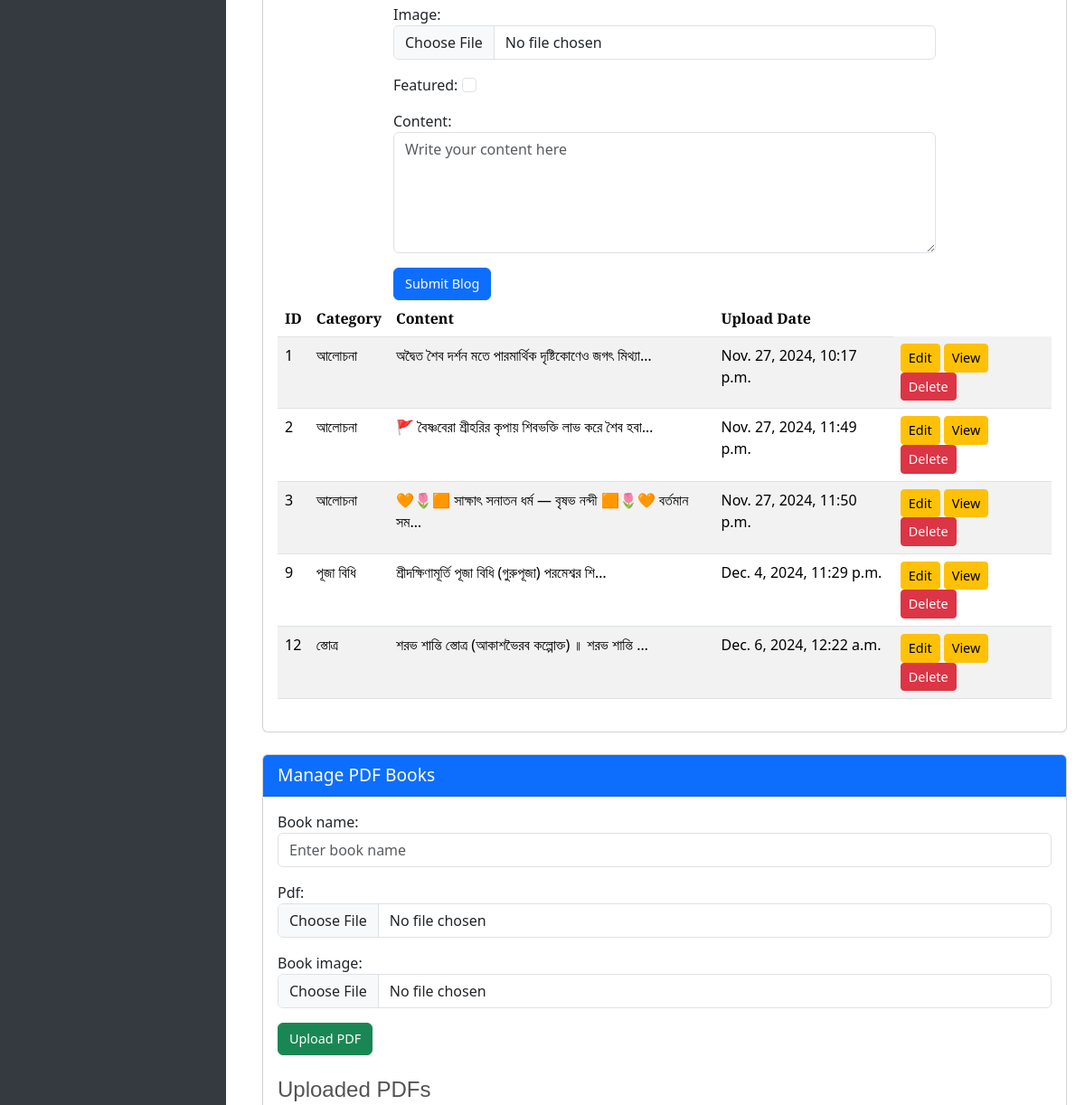
/account/dashboard/ (signed in, middle part), run on an earlier commit of the app's database.
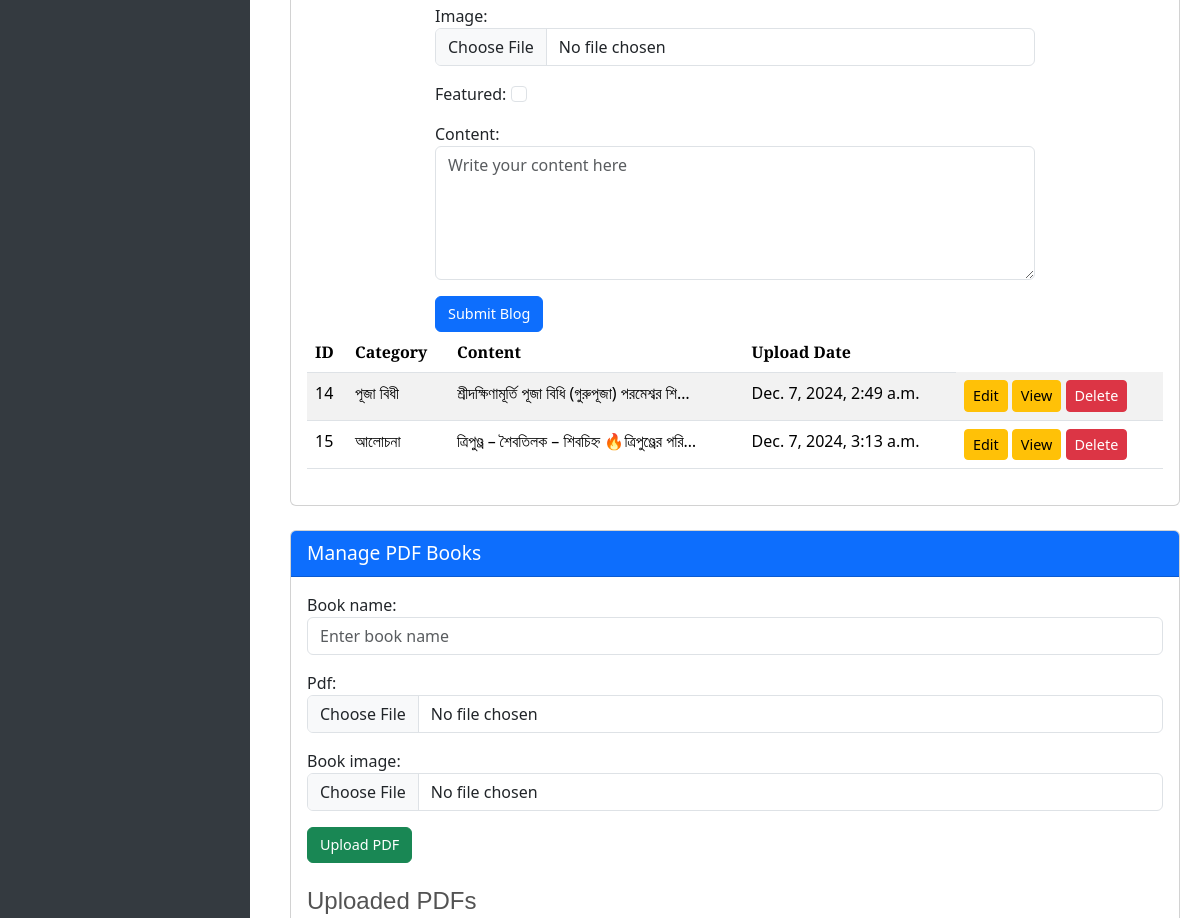
And on a later commit of the database.
### home/models.py (models this page shows, shortened)
class HomeBlog(models.Model):
    category = models.ForeignKey(Category, on_delete=models.CASCADE, related_name="blogs", verbose_name="Category")  # Blog category
    slug = models.SlugField(unique=True, verbose_name="Slug")  # URL-friendly slug for each blog
    published_date = models.DateTimeField(auto_now_add=True, verbose_name="Published Date")  # When the blog is published
    image = models.ImageField(upload_to='photos/blogs', blank=True, null=True, verbose_name="Image")  # Blog image
    is_featured = models.BooleanField(default=False, verbose_name="Featured")  # Whether the blog is featured
    content = models.TextField(verbose_name="Content")  # Full content of the blog post
    author = models.ForeignKey(settings.AUTH_USER_MODEL, on_delete=models.CASCADE, related_name="blogs", verbose_name="Author", default=1)
    class Meta:
        verbose_name = 'HomeBlog'
        verbose_name_plural = 'Home Blogs'

class Category(models.Model):
    name = models.CharField(max_length=100, unique=True, verbose_name="Category Name")
    slug = models.SlugField(unique=True, verbose_name="Slug")
    class Meta:
        verbose_name = "Category"
        verbose_name_plural = "Categories"
    def __str__(self):
        return self.name

### account/views.py (the view, shortened to what this page needs)
# urls.py: path('dashboard/', views.dashboard, name='dashboard'),
@login_required
@user_passes_test(is_admin, login_url='home')
def dashboard(request):
    blogs = HomeBlog.objects.filter(author=request.user)
    categories = Category.objects.all()
    books = Books.objects.all()
    form = Homeblogform()
    categoryform = CategoryForm()
    bookform = BookForm()
    context = {
        'blogs': blogs,
        'form': form,
        'categoryform': categoryform,
        'categories': categories,
        'bookform': bookform,
        'books': books
    }
    return render(request, 'account/dashboard.html', context)

### home/forms.py
class Homeblogform(forms.ModelForm):
    class Meta:
        model = HomeBlog
        fields = ['category', 'slug', 'image', 'is_featured', 'content']
        widgets = {
            'category': forms.Select(attrs={'class': 'form-control'}),
            'slug': forms.TextInput(attrs={'class': 'form-control', 'placeholder': 'Enter unique slug'}),
            'image': forms.FileInput(attrs={'class': 'form-control'}),
            'is_featured': forms.CheckboxInput(attrs={'class': 'form-check-input'}),
            'content': forms.Textarea(attrs={'class': 'form-control', 'rows': 5, 'placeholder': 'Write your content here'}),
        }

class CategoryForm(forms.ModelForm):
    class Meta:
        model = Category
        fields = ['name', 'slug',]
        widgets = {
            'name': forms.TextInput(attrs={'class': 'form-control', 'placeholder': 'Enter category name'}),
            'slug': forms.TextInput(attrs={'class': 'form-control', 'placeholder': 'Enter unique slug'}),
        }

### account/views.py (called while the page is built)
def is_admin(user):
    return user.is_staff

### templates/account/dashboard.html (shortened to what this page needs)
{% extends "base.html" %}
{% load static %}
{% block content %}
<div class="dashboard_sidebar">
</div>
<div class="dashboard_content">
    <div id="blogSection" class="card mb-4">
        <div class="card-body">
            <div class="form-section">
                <form id="addBlogForm" method='POST' enctype="multipart/form-data">
                    {{form.as_p}}
                    <button type="submit" name="create_blog" class="btn btn-primary">Submit Blog</button>
                </form>
            </div>
            <table class="table table-striped" id="blogTable">
                <thead>
                    <tr>
                        <th>ID</th>
                        <th>Category</th>
                        <th>Content</th>
                        <th>Upload Date</th>
                    </tr>
                </thead>
                <tbody>
                     {% for blog in blogs %}
                    <tr>
                        <td>{{blog.id}}</td>
                        <td>{{blog.category}}</td>
                        <td>{{blog.content|truncatechars:50}}</td>
                        <td>{{blog.published_date}}</td>
                        <td>
                            <a href="{% url "edit_post" blog.slug %}" class="btn btn-warning btn-sm" >Edit</a>
                            <a href="{% url 'single_blog' slug=blog.slug %}" class="btn btn-warning btn-sm">View</a>
                            <a href="{% url 'delete_blog' blog.slug %}" class="btn btn-danger btn-sm">Delete</a>
                        </td>
                    </tr>
                    {% endfor %}
                </tbody>
            </table>
        </div>
    </div>
    <div id="bookSection" class="card mt-4">
        <div class="card-header bg-primary text-white">Manage PDF Books</div>
        <div class="card-body">
            <form id="pdfUploadForm" enctype="multipart/form-data" method="POST">
                {{bookform.as_p}}
                <button type="submit" name="upload_pdf" class="btn btn-success">Upload PDF</button>
            </form>
            <h4 class="mt-4">Uploaded PDFs</h4>
        </div>
    </div>
</div>
{% endblock content %}

What changed in the data, as far as the page shows it:
removed HomeBlog: id "1", category "আলোচনা", content "অদ্বৈত শৈব দর্শন মতে পারমার্থিক দৃষ্টিকোণেও জগৎ মিথ্যা…", published_date "Nov. 27, 2024, 10:17 p.m."
removed HomeBlog: id "2", category "আলোচনা", content "🚩 বৈষ্ণবেরা শ্রীহরির কৃপায় শিবভক্তি লাভ করে শৈব হবা…", published_date "Nov. 27, 2024, 11:49 p.m."
removed HomeBlog: id "3", category "আলোচনা", content "🧡🌷🟧 সাক্ষাৎ সনাতন ধর্ম — বৃষভ নন্দী 🟧🌷🧡 বর্তমান সম…", published_date "Nov. 27, 2024, 11:50 p.m."
removed HomeBlog: id "9", category "পূজা বিধি", content "শ্রীদক্ষিণামূর্তি পূজা বিধি (গুরুপূজা) পরমেশ্বর শি…", published_date "Dec. 4, 2024, 11:29 p.m."
removed HomeBlog: id "12", category "স্তোত্র", content "শরভ শান্তি স্তোত্র (আকাশভৈরব কল্পোক্ত) ॥ শরভ শান্তি …", published_date "Dec. 6, 2024, 12:22 a.m."
added HomeBlog: id "14", category "পূজা বিধী", content "শ্রীদক্ষিণামূর্তি পূজা বিধি (গুরুপূজা) পরমেশ্বর শি…", published_date "Dec. 7, 2024, 2:49 a.m."
added HomeBlog: id "15", category "আলোচনা", content "ত্রিপুণ্ড্র – শৈবতিলক – শিবচিহ্ন 🔥ত্রিপুণ্ড্রের পরি…", published_date "Dec. 7, 2024, 3:13 a.m."
